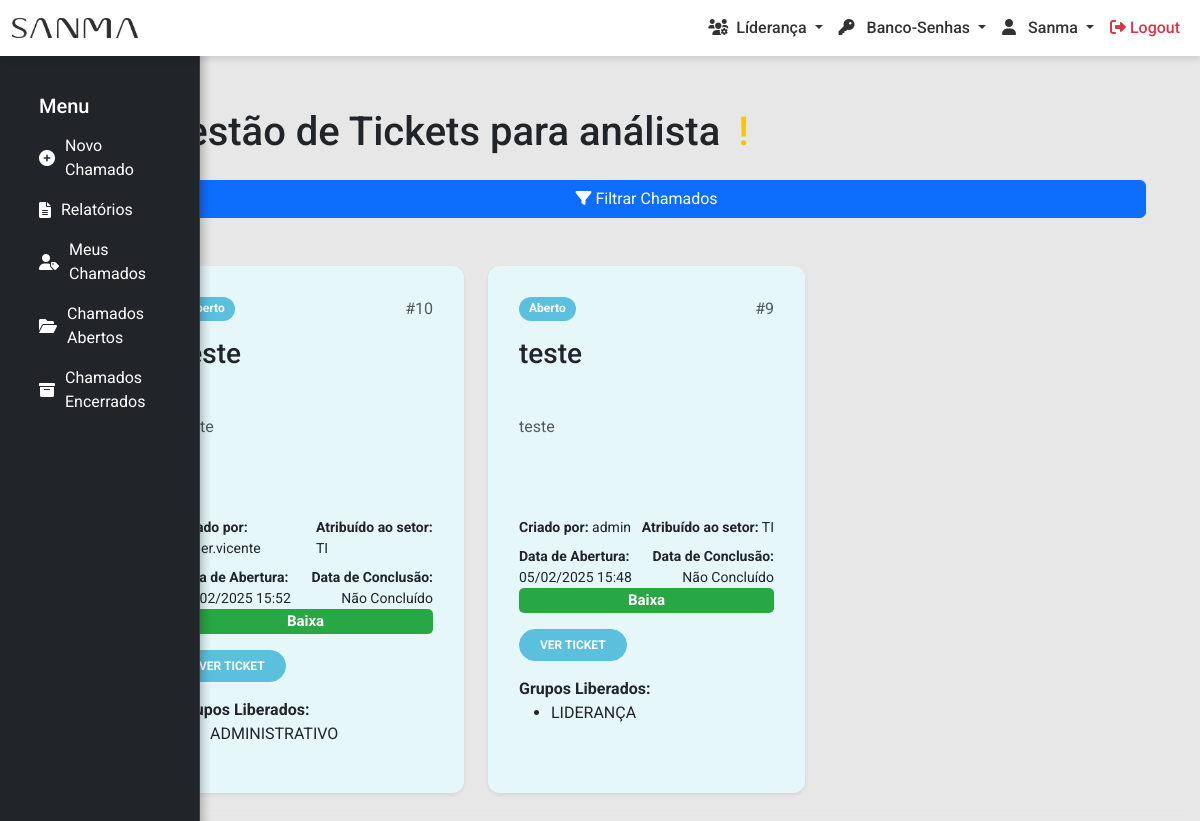
/ordem-servico/admchamados_abertos/ (signed in), run on the app's committed database.
### ordem_servico/models.py (models this page shows, shortened)
class Chamado(models.Model):
    STATUS_CHOICES = [
        ('Aberto', 'Aberto'),
        ('Em andamento', 'Em andamento'),
        ('Encaminhado a TOTVS', 'Encaminhado a TOTVS'),
        ('Concluído', 'Concluído'),
        ('Aguardando aprovação', 'Aguardando aprovação'),
        ('Em análise', 'Em análise'),
        ('Em desenvolvimento', 'Em desenvolvimento'),
        ('Manutenção', 'Manutenção'),
    ]
    PRIORIDADE_CHOICES = [
        ('Baixa', 'Baixa'),
        ('Média', 'Média'),
        ('Alta', 'Alta'),
        ('Urgente', 'Urgente'),
    ]
    assunto = models.CharField(max_length=255)
    descricao = models.TextField()
    grupo_responsavel = models.ForeignKey(Group, on_delete=models.CASCADE)
    grupo_trabalho = models.ForeignKey(GrupoTrabalho, null=True, on_delete=models.CASCADE)
    evidencia = models.FileField(upload_to='evidencias/', null=True, blank=True)
    grupos_liberados = models.ManyToManyField(Group, related_name='chamados_liberados', blank=True)
    data_abertura = models.DateTimeField(auto_now_add=True)
    data_conclusao = models.DateTimeField(null=True, blank=True)
    status = models.CharField(max_length=20, choices=STATUS_CHOICES)
    prioridade = models.CharField(max_length=10, choices=PRIORIDADE_CHOICES)
    prioridade_cliente = models.CharField(max_length=10, null=True, blank=True)
    criado_por = models.ForeignKey(User, on_delete=models.SET_NULL, null=True)
    numero_ticket = models.CharField(max_length=100, null=True, blank=True)

### ordem_servico/views/adm_chamado.py (the view, shortened to what this page needs)
# urls.py: path('admchamados_abertos/', adm_chamados_abertos, name='adm_chamados_abertos'),    # Menu Lateral para chamados administrador
@login_required
@user_passes_test(has_permission, login_url='403')  # Redireciona para 403 se não for staff
def adm_chamados_abertos(request):
    grupos_usuario = request.user.groups.all()
    eh_lideranca_ou_admin = grupos_usuario.filter(name__in=['LIDERANÇA', 'ADMIN']).exists()
    if eh_lideranca_ou_admin:
        chamados = Chamado.objects.exclude(status='Concluído')  # Exclui chamados com status 'Concluído'
    elif grupos_usuario:
        chamados = Chamado.objects.filter(grupo_responsavel__in=grupos_usuario).exclude(status='Concluído')  # Exclui chamados com status 'Concluído'
    else:
        chamados = Chamado.objects.none()
    action = request.GET.get('action')
    if action == 'filter_status':
        status_selecionados = request.GET.get('status', '').split(',')
        if status_selecionados and status_selecionados != ['']:
            chamados = chamados.filter(status__in=status_selecionados)
            if not chamados.exists():
                messages.info(request, 'Nenhum chamado encontrado para os status selecionados.')
    chamados = chamados.annotate(
        prioridade_order=Case(
            When(prioridade='Urgente', then=Value(1)),
            When(prioridade='Alta', then=Value(2)),
            When(prioridade='Média', then=Value(3)),
            When(prioridade='Baixa', then=Value(4)),
            default=Value(5),
            output_field=IntegerField()
        )
    ).order_by(
        'prioridade_order',
        '-data_abertura'
    )
    return render(request, 'adm_ordem_servico/listar.html', {
        'chamados': chamados,
        'status_selecionados': status_selecionados if action == 'filter_status' else [],
        'search': search if action == 'search_user' else '',
    })

### core/views.py (called while the page is built)
def has_permission(user):
    return user.is_authenticated and (user.is_staff or user.groups.filter(name__in=['ADMIN', 'LIDERANÇA']).exists())

### templates/adm_ordem_servico/listar.html (shortened to what this page needs)
{% extends 'core/base.html' %}
{% load static %}
{% block extra_css %}
<link rel="stylesheet" href="{% static 'css/adm_ordem_servico/listar_chamados.css' %}">
<link rel="stylesheet" href="{% static 'css/adm_ordem_servico/menu_os.css' %}">
{% endblock %}
{% block content %}
    <div class="container">
        <div class="row">
            <div class="col-md-1">
                {% include 'adm_ordem_servico/adm_menu_os.html' %}
            </div>
                <div class="col-md-11">
                    <div class="container mt-3">
                        <h1 class="text-left mb-4">
                            Gestão de Tickets para análista
                            <span
                                class="text-warning ms-2"
                                data-bs-toggle="tooltip"
                                data-bs-placement="right"
                                title="Esta página mostra todos os tickets da organização."
                            >
                                &#33;
                            </span>
                        </h1>
                    </div>
                       <form method="get" action="{% url 'adm_listar_chamados' %}" class="d-flex flex-column gap-4 mb-4">
                        <button type="button" id="toggle-filters" class="btn btn-primary mb-4">
                            <i class="fas fa-filter"></i> Filtrar Chamados
                        </button>
                    </form>
                    <div class="row">
                        {% for chamado in chamados %}
                        <div class="col-md-6 col-lg-4 mb-4">
                            <div class="card shadow-sm border-0 h-100 chamado-card" data-status="{{ chamado.status }}">
                                <div class="card-body d-flex flex-column">
                                    <div class="d-flex justify-content-between">
                                        <span class="badge chamado-status" data-status="{{ chamado.status }}">
                                            {{ chamado.status }}
                                        </span>
                                        <span class="text-muted">#{{ chamado.id }}</span>
                                    </div>
                                    <h3 class="card-title mt-3">{{ chamado.assunto }}</h3>
                                    <p class="card-text text-muted">{{ chamado.descricao }}</p>
                                    <div class="d-flex justify-content-between mt-3">
                                        <small><strong>Criado por:</strong>
                                            {% if chamado.criado_por %}
                                                {{ chamado.criado_por.username }}
                                            {% else %}
                                                Não Informado
                                            {% endif %}
                                        </small>
                                        <small><strong>Atribuído ao setor:</strong>
                                            {% if chamado.grupo_responsavel %}
                                                {{ chamado.grupo_responsavel.name }}
                                            {% else %}
                                                Não Atribuído
                                            {% endif %}
                                        </small>
                                    </div>
                                    <div class="d-flex justify-content-between mt-2">
                                        <div class="d-flex flex-grow-1 text-start">
                                            <small><strong>Data de Abertura:</strong> {{ chamado.data_abertura|date:"d/m/Y H:i" }}</small>
                                        </div>
                                        <div class="d-flex flex-grow-1 text-end">
                                            <small><strong>Data de Conclusão:</strong>
                                                {% if chamado.data_conclusao %}
                                                    {{ chamado.data_conclusao|date:"d/m/Y H:i" }}
                                                {% else %}
                                                    Não Concluído
                                                {% endif %}
                                            </small>
                                        </div>
                                    </div>
                                    <span class="badge chamado-prioridade" data-prioridade="{{ chamado.prioridade }}">
                                        {{ chamado.prioridade }}
                                    </span>
                                    <div class="mt-3">
                                        <a href="{% url 'adm_visualizar_chamado' chamado.id %}" class="btn btn-sm chamado-btn" data-status="{{ chamado.status }}">
                                             Ver Ticket
                                        </a>
                                    </div>
                                    <div class="mt-3">
                                        <strong>Grupos Liberados:</strong>
                                        {% if chamado.grupos_liberados.all %}
                                            <ul>
                                                {% for grupo in chamado.grupos_liberados.all %}
                                                    <li>{{ grupo.name }}</li>
                                                {% endfor %}
                                            </ul>
                                        {% else %}
                                            <span>Não há grupos liberados.</span>
                                        {% endif %}
                                    </div>
                                </div>
                            </div>
                        </div>
                        {% empty %}
                        <div class="col-12">
                            <div class="alert alert-info">
                                Nenhum chamado encontrado.
                            </div>
                        </div>
                        {% endfor %}
                    </div>
                    </div>
                </div>
            </div>
        </div>
{% endblock %}

### static/css/base.css (style rules this page uses)
body { font-family: 'Roboto', sans-serif; background-color: #f8f9fa; padding-top: 72px; }
.container { margin-top: 20px; }

### static/css/adm_ordem_servico/listar_chamados.css (style rules this page uses)
.chamado-card { border-radius: 12px; border-width: 2px; transition: all 0.3s ease; padding: 15px; box-shadow: 0 4px 12px rgba(0, 0, 0, 0.1); }
.chamado-card[data-status="Aberto"] { border-color: #5bc0de; background-color: #e6f7fa; }
.chamado-status { color: #fff; border-radius: 15px; padding: 5px 10px; font-weight: bold; }
.chamado-status[data-status="Aberto"] { background-color: #5bc0de; }
.chamado-prioridade { font-size: 15px; padding: 5px 10px; border-radius: 5px; color: white; }
.chamado-prioridade[data-prioridade="Baixa"] { background-color: #28a745; }
.chamado-btn { color: white; border-radius: 20px; padding: 6px 20px; font-size: 12px; font-weight: bold; text-transform: uppercase; display: inline-block; text-align: center; transition: background-color 0.3s ease, transform 0.3s ease; }
.chamado-btn[data-status="Aberto"] { background-color: #5bc0de; border-color: #5bc0de; }
.chamado-card .card-title, .chamado-card .card-text { height: 70px; overflow: hidden; text-overflow: ellipsis; display: -webkit-box; -webkit-box-orient: vertical; }

### templates/adm_ordem_servico/listar.html (style rules this page uses)
body { background: rgba(185, 185, 185, 0.34); backdrop-filter: blur(5px); }

### data on the page
Chamado: status "Aberto", id "10", assunto "teste", criado_por.username "dener.vicente", grupo_responsavel.name "TI", data_abertura "05/02/2025 15:52", shows "Não Concluído", prioridade "Baixa"
Chamado: status "Aberto", id "9", assunto "teste", descricao "teste", criado_por.username "admin", grupo_responsavel.name "TI", data_abertura "05/02/2025 15:48", shows "Não Concluído", prioridade "Baixa"

### other printed values
{{ grupo.name }} "ADMINISTRATIVO"
{{ grupo.name }} "LIDERANÇA"
